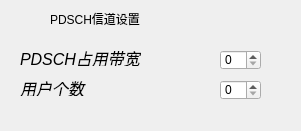
     <widget class="QWidget" name="widget_16" native="true">
      <property name="geometry">
       <rect>
        <x>320</x>
        <y>90</y>
        <width>301</width>
        <height>131</height>
       </rect>
      </property>
      <widget class="QLabel" name="label_25">
       <property name="geometry">
        <rect>
         <x>50</x>
         <y>10</y>
         <width>151</width>
         <height>17</height>
        </rect>
       </property>
       <property name="text">
        <string>PDSCH信道设置</string>
       </property>
      </widget>
      <widget class="QLabel" name="label_68">
       <property name="enabled">
        <bool>true</bool>
       </property>
       <property name="geometry">
        <rect>
         <x>20</x>
         <y>50</y>
         <width>121</width>
         <height>16</height>
        </rect>
       </property>
       <property name="font">
        <font>
         <family>Ubuntu</family>
         <pointsize>12</pointsize>
         <weight>9</weight>
         <italic>true</italic>
         <bold>false</bold>
        </font>
       </property>
       <property name="styleSheet">
        <string notr="true">font: 25 9pt &quot;Ubuntu&quot;;
color: rgb(0, 0, 0);
font: 75 italic 12pt &quot;Ubuntu&quot;;</string>
       </property>
       <property name="text">
        <string>PDSCH占用带宽</string>
       </property>
      </widget>
      <widget class="QLabel" name="label_69">
       <property name="enabled">
        <bool>true</bool>
       </property>
       <property name="geometry">
        <rect>
         <x>20</x>
         <y>80</y>
         <width>121</width>
         <height>16</height>
        </rect>
       </property>
       <property name="font">
        <font>
         <family>Ubuntu</family>
         <pointsize>12</pointsize>
         <weight>9</weight>
         <italic>true</italic>
         <bold>false</bold>
        </font>
       </property>
       <property name="styleSheet">
        <string notr="true">font: 25 9pt &quot;Ubuntu&quot;;
color: rgb(0, 0, 0);
font: 75 italic 12pt &quot;Ubuntu&quot;;</string>
       </property>
       <property name="text">
        <string>用户个数</string>
       </property>
      </widget>
      <widget class="QSpinBox" name="down_Bandwidth">
       <property name="geometry">
        <rect>
         <x>220</x>
         <y>50</y>
         <width>41</width>
         <height>20</height>
        </rect>
       </property>
       <property name="styleSheet">
        <string notr="true">sbackground-color: rgb(255, 255, 255);
color: rgb(0, 0, 0);
font: 25 10pt &quot;Ubuntu&quot;;</string>
       </property>
      </widget>
      <widget class="QSpinBox" name="dpdschyh">
       <property name="geometry">
        <rect>
         <x>220</x>
         <y>80</y>
         <width>41</width>
         <height>20</height>
        </rect>
       </property>
       <property name="styleSheet">
        <string notr="true">sbackground-color: rgb(255, 255, 255);
color: rgb(0, 0, 0);
font: 25 10pt &quot;Ubuntu&quot;;</string>
       </property>
      </widget>
     </widget>
